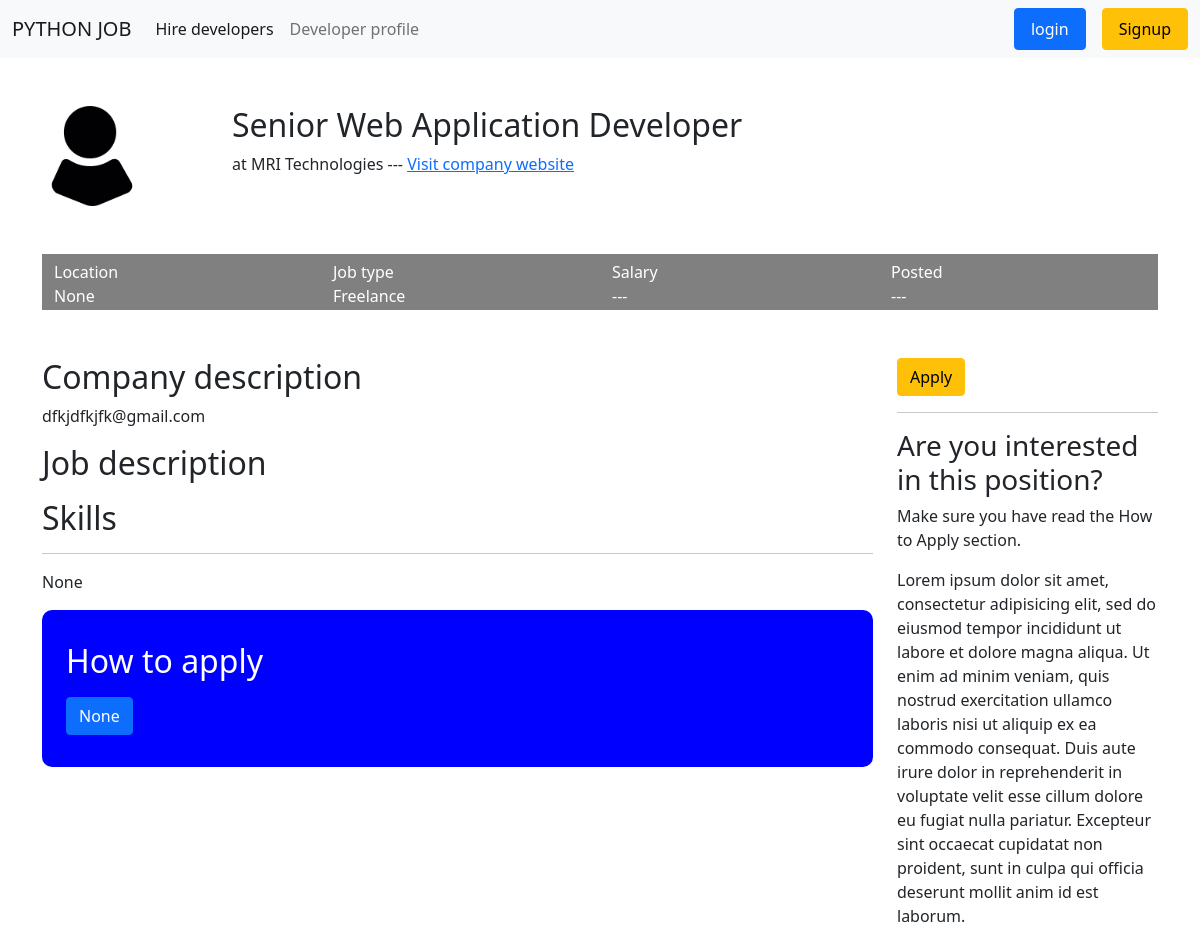
The page /job_detail/6/ on the database its author committed.
### jobs/models.py (models this page shows, shortened)
class Company_detail(models.Model):
    user = models.OneToOneField(User, null=True, blank=True, on_delete=models.CASCADE, related_name = 'text_content')
    Company_name = models.CharField(max_length=100, null=True, blank=True)
    Company_logo= models.ImageField(upload_to='images/', null=True,default="images/profile1.png", blank=True)
    Company_Describe = models.TextField( null=True, blank=True)
    website = models.CharField(max_length=200, null=True, blank=True)
    Job_title = models.CharField(max_length=100, null=True, blank=True  )
    Job = models.CharField(max_length=100, null=True, choices=Job_type, blank=True)
    Level_of_seniority = models.CharField(max_length=100, null=True, choices=Level, blank=True)
    Job_description = models.TextField(null=True, blank=True)
    short_Job_description = models.CharField(max_length=100, null=True,blank=True)
    How_to_apply = models.TextField(null=True, blank=True)
    Application_target = models.CharField(max_length=200,blank=True, null=True)
    Location = models.CharField(max_length=100, null=True,blank=True )
    tags = models.ManyToManyField(Tag, blank=True,)

### jobs/views.py (the view)
# urls.py: path('job_detail/<str:pk_test>/', views.job_detail, name="job_detail"),
def job_detail(request, pk_test):
    job = Company_detail.objects.get(id=pk_test)
    print('working ')
    print(job.Company_name)
    url_s = job.Application_target
    print(url_s)
    context =  {'job':job,'url_s':url_s}
    return render(request, 'jobdetail_page.html', context)

### templates/jobdetail_page.html (shortened to what this page needs)
{% extends 'base.html' %}
{% block content %}
{% load static %}
<section class="container">
    <div class="post1">
        <div class="row">
            <div class="col-sm-2">
              <img src="{{job.Company_logo.url}}" width="100">
            </div>
            <div class="col-sm-8">
              <h2>{{job.Job_title}} </h2>
              <p> at {{job.Company_name}} --- <a href="{{job.website}} "target="_blank" >Visit company website</a>  </p>
            </div>
        </div>
      </div>
    <div class="post2">
        <div class="container">
          <div class="row">
            <div class="col-sm-3">
              <p>Location</p>
              <p>{{job.Location}}</p>
            </div>
            <div class="col-sm-3">
              <p>  Job type</p>
              <p>{{job.Job}}</p>
            </div>
            <div class="col-sm-3">
              <p>Salary</p>
              <p>---</p>
            </div>
            <div class="col-sm-3">
              <p>Posted</p>
              <p>---</p>
            </div>
          </div>
        </div>
      </div>
<div class="post_body ">
    <div class="row">
      <div class="col-sm-9">
        <div class="post_body1">
          <h2>Company description</h2>
              <p>
                  {{job.Company_Describe}}
              </p>
        </div>
        <div class="post_body2">
          <h2>Job description</h2>
        </div>
        <div class="post_body3">
          <h2>Skills</h2>
          <hr>
              <p>
                 {{job.Level_of_seniority}}
              </p>
        </div>
        <div class="post5">
            <div class="container">
              <h2>How to apply</h2>
                  <a class="btn btn-primary" href="{{job.Application_target}}">{{url_s}}</a>
                </div>
        </div>
      </div>
<div class="col-sm-3">
    <div>
      <a class="btn btn-warning" href="{{job.Application_target}}">Apply  </a>
      <hr>
      <h3>Are you interested in this position?</h3>
      <p>Make sure you have read the How to Apply section.</p>
    </div>
      Lorem ipsum dolor sit amet, consectetur adipisicing elit, sed do eiusmod
      tempor incididunt ut labore et dolore magna aliqua. Ut enim ad minim veniam,
      quis nostrud exercitation ullamco laboris nisi ut aliquip ex ea commodo
      consequat. Duis aute irure dolor in reprehenderit in voluptate velit esse
      cillum dolore eu fugiat nulla pariatur. Excepteur sint occaecat cupidatat non
      proident, sunt in culpa qui officia deserunt mollit anim id est laborum.
  </div>
</div>
</div>
</section>
{% endblock content %}

### static/css/style.css (style rules this page uses)
* { margin: 0; padding: 0; }
.post1 { margin-top: 3em; margin-bottom: 3em; }
.post2 { background: grey; margin-bottom: 3em; color: white; }
.post2 div div { padding-top: 2px; padding-bottom: 2px; }
.post2 div div p { margin-bottom: -4px; padding-top: 2px; padding-bottom: 2px; }
.post5 { border-radius: 10px; background: blue; color: white; margin-bottom: 3em; padding-bottom: 2em; padding-top: 2em; }

### rows shown on the page
Company_detail: Company_logo (picture), Job_title "Senior Web Application Developer", Company_name "MRI Technologies", Location "None", Job "Freelance", Company_Describe "dfkjdfkjfk@gmail.com", Level_of_seniority "None"

### other values the page prints
{{ url_s }} "None"
